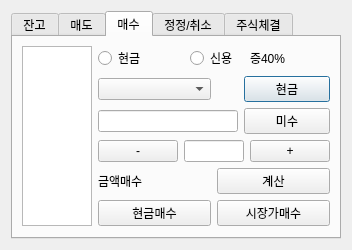
<?xml version="1.0" encoding="UTF-8"?>
<ui version="4.0">
 <class>DialogManual</class>
 <widget class="QDialog" name="DialogManual">
  <property name="geometry">
   <rect>
    <x>0</x>
    <y>0</y>
    <width>351</width>
    <height>242</height>
   </rect>
  </property>
  <property name="windowTitle">
   <string>Dialog</string>
  </property>
  <layout class="QGridLayout" name="gridLayout_2">
   <item row="0" column="0">
    <widget class="QTabWidget" name="tabWidget">
     <property name="currentIndex">
      <number>2</number>
     </property>
     <widget class="QWidget" name="tab_1">
      <attribute name="title">
       <string>잔고</string>
      </attribute>
     </widget>
     <widget class="QWidget" name="tab_2">
      <attribute name="title">
       <string>매도</string>
      </attribute>
     </widget>
     <widget class="QWidget" name="tab_3">
      <attribute name="title">
       <string>매수</string>
      </attribute>
      <layout class="QGridLayout" name="gridLayout">
       <item row="0" column="0" rowspan="6">
        <widget class="QListView" name="listView">
         <property name="gridSize">
          <size>
           <width>2</width>
           <height>10</height>
          </size>
         </property>
        </widget>
       </item>
       <item row="0" column="1" colspan="2">
        <widget class="QRadioButton" name="radioButton">
         <property name="text">
          <string>현금</string>
         </property>
        </widget>
       </item>
       <item row="0" column="3" colspan="2">
        <widget class="QRadioButton" name="radioButton_2">
         <property name="text">
          <string>신용</string>
         </property>
        </widget>
       </item>
       <item row="0" column="6">
        <widget class="QLabel" name="label">
         <property name="text">
          <string>증40%</string>
         </property>
        </widget>
       </item>
       <item row="1" column="1" colspan="3">
        <widget class="QComboBox" name="comboBox"/>
       </item>
       <item row="1" column="5" colspan="2">
        <widget class="QPushButton" name="pushButton">
         <property name="text">
          <string>현금</string>
         </property>
        </widget>
       </item>
       <item row="2" column="1" colspan="4">
        <widget class="QLineEdit" name="lineEdit"/>
       </item>
       <item row="2" column="5" colspan="2">
        <widget class="QPushButton" name="pushButton_2">
         <property name="text">
          <string>미수</string>
         </property>
        </widget>
       </item>
       <item row="3" column="1">
        <widget class="QPushButton" name="pushButton_3">
         <property name="text">
          <string>-</string>
         </property>
        </widget>
       </item>
       <item row="3" column="2" colspan="4">
        <widget class="QLineEdit" name="lineEdit_2"/>
       </item>
       <item row="3" column="6">
        <widget class="QPushButton" name="pushButton_4">
         <property name="text">
          <string>+</string>
         </property>
        </widget>
       </item>
       <item row="4" column="1" colspan="3">
        <widget class="QLabel" name="label_2">
         <property name="text">
          <string>금액매수</string>
         </property>
        </widget>
       </item>
       <item row="4" column="4" colspan="3">
        <widget class="QPushButton" name="pushButton_5">
         <property name="text">
          <string>계산</string>
         </property>
        </widget>
       </item>
       <item row="5" column="1" colspan="3">
        <widget class="QPushButton" name="pushButton_6">
         <property name="text">
          <string>현금매수</string>
         </property>
        </widget>
       </item>
       <item row="5" column="4" colspan="3">
        <widget class="QPushButton" name="pushButton_7">
         <property name="text">
          <string>시장가매수</string>
         </property>
        </widget>
       </item>
      </layout>
     </widget>
     <widget class="QWidget" name="tab_4">
      <attribute name="title">
       <string>정정/취소</string>
      </attribute>
     </widget>
     <widget class="QWidget" name="tab_5">
      <attribute name="title">
       <string>주식체결</string>
      </attribute>
     </widget>
    </widget>
   </item>
  </layout>
 </widget>
 <resources/>
 <connections>
  <connection>
   <sender>radioButton</sender>
   <signal>clicked(bool)</signal>
   <receiver>radioButton_2</receiver>
   <slot>setChecked(bool)</slot>
   <hints>
    <hint type="sourcelabel">
     <x>185</x>
     <y>125</y>
    </hint>
    <hint type="destinationlabel">
     <x>247</x>
     <y>126</y>
    </hint>
   </hints>
  </connection>
  <connection>
   <sender>radioButton_2</sender>
   <signal>clicked(bool)</signal>
   <receiver>radioButton</receiver>
   <slot>setChecked(bool)</slot>
   <hints>
    <hint type="sourcelabel">
     <x>241</x>
     <y>119</y>
    </hint>
    <hint type="destinationlabel">
     <x>184</x>
     <y>118</y>
    </hint>
   </hints>
  </connection>
 </connections>
</ui>
